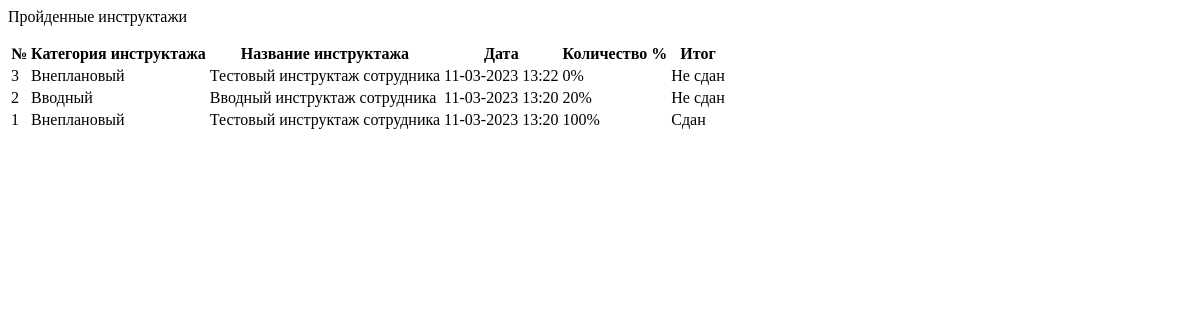
The app's page /account/profile/passed_inst/ (signed in), older data.
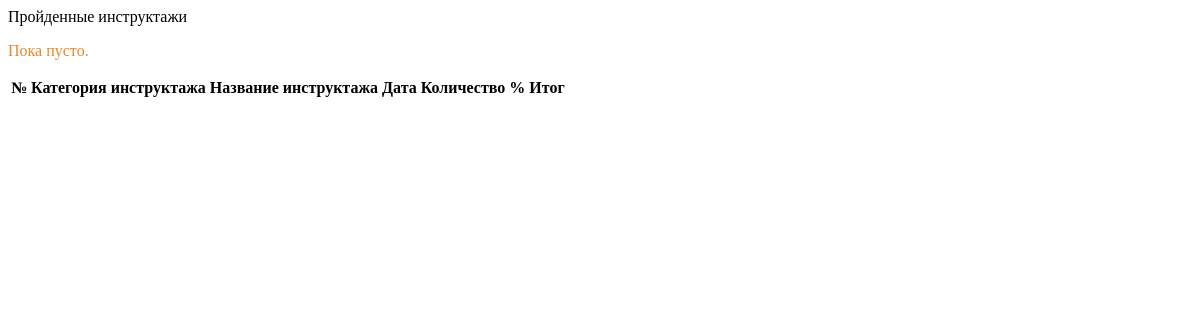
The same page, newer data.
### initru/models.py (models this page shows, shortened)
class res(models.Model):
    user  = models.ForeignKey( CustomUser, on_delete=models.CASCADE, verbose_name='Пользователь')
    instruction  = models.ForeignKey( inst, on_delete=models.CASCADE, verbose_name='Инструктаж')
    quiz = models.ForeignKey(test, on_delete=models.CASCADE, verbose_name= 'Тест')
    date_instruction = models.DateTimeField( 'Дата прохождения инструктажа')
    result = models.IntegerField( 'Результат в %')
    mark = models.CharField('Прошел', max_length=255)
    class Meta:
        verbose_name = 'Результат'
        verbose_name_plural = 'Результаты'

class inst(models.Model):
    name_instruction = models.CharField(
        'Название инструктажа',
        max_length=64
    )
    date_period = models.IntegerField(
        'Период инструктажа'
    )
    def __str__(self):
        return self.name_instruction
    class Meta:
        verbose_name = 'Инструктаж'
        verbose_name_plural = 'Инструктажи'

class test(models.Model):
    instruction = models.ForeignKey( inst, on_delete=models.CASCADE, verbose_name='Инструктаж' )
    name_test = models.CharField( 'Название теста инструктажа', max_length=125 )
    number_of_questions = models.IntegerField('Количество вопросов') ##
    time = models.IntegerField('Ограничение по времени') ##
    required_score_to_pass = models.IntegerField('Рекомендуемый балл в %', help_text='Рекомендуемый балл в %')
    type_user  = models.ForeignKey(typeuser, on_delete=models.CASCADE, verbose_name='Тип пользователя')
    file = models.FileField( 'Файл к тесту', upload_to='instr/', null=True, blank=True)
    class Meta:
        verbose_name = 'Тест'
        verbose_name_plural = 'Тесты'
    def __str__(self):
        return f'{self.name_test}'

### initru/views.py (the view)
# urls.py: path('account/profile/passed_inst/', passedView, name="profile_edit"),
@login_required
def passedView(request):
    page_name = 'passed_inst.html'
    obj_res = res.objects.filter(user= request.user).order_by("-date_instruction")
    values = {
        'obj':obj_res
    }
    return render(request, page_name, values)

### initru/templates/passed_inst.html
{% load static %}
<div style = 'max-width: 920px;'>
    <p class='text-uppercase text-secondary' style="font-family: 'Inter-Bold';">Пройденные инструктажи</p>
    <div>
        <table class = 'table table-hover table-sm'>
            <thead >
                <tr>
                    <th class = 'text-secondary' scope="col">№</th>
                    <th class = 'text-secondary' scope="col">Категория инструктажа</th>
                    <th class = 'text-secondary' scope="col">Название инструктажа</th>
                    <th class = 'text-secondary' scope="col">Дата</th>
                    <th class = 'text-secondary' scope="col">Количество %</th>
                    <th class='text-center text-secondary' scope="col">Итог</th>
                </tr>
            </thead>
            <tbody>
                {% for o in obj %}
                    <tr>
                        <td>{{ forloop.revcounter }}</td>
                        <td>{{ o.instruction }}</td>
                        <td>{{ o.quiz }}</td>
                        <td>{{ o.date_instruction|date:'d-m-Y H:i' }}</td>
                        <td class = 'text-center'>{{ o.result }}%</td>
                        {% if o.mark == 'Не сдан' %}
                        <td class ='bg-danger text-white text-center'>
                            {{ o.mark }}
                        </td>
                        {% else %}
                        <td class = 'bg-success text-white text-center'>
                            {{ o.mark }}
                        </td>
                        {% endif %}
                    </tr>
                {% empty %}
                    <p style='font-family: "Inter-Bold"; color:#E7882B;'>Пока пусто.</p>
                {% endfor %}
            </tbody>
        </table>
    </div>
</div>

Row changes from the older to the newer data that the page shows:
removed res: instruction "Внеплановый", quiz "Тестовый инструктаж сотрудника", date_instruction "11-03-2023 13:22", result "0", mark "Не сдан"
removed res: instruction "Вводный", quiz "Вводный инструктаж сотрудника", date_instruction "11-03-2023 13:20", result "20", mark "Не сдан"
removed res: instruction "Внеплановый", quiz "Тестовый инструктаж сотрудника", date_instruction "11-03-2023 13:20", result "100", mark "Сдан"
Text that changed along with them:
text now shown: "Пока пусто."
